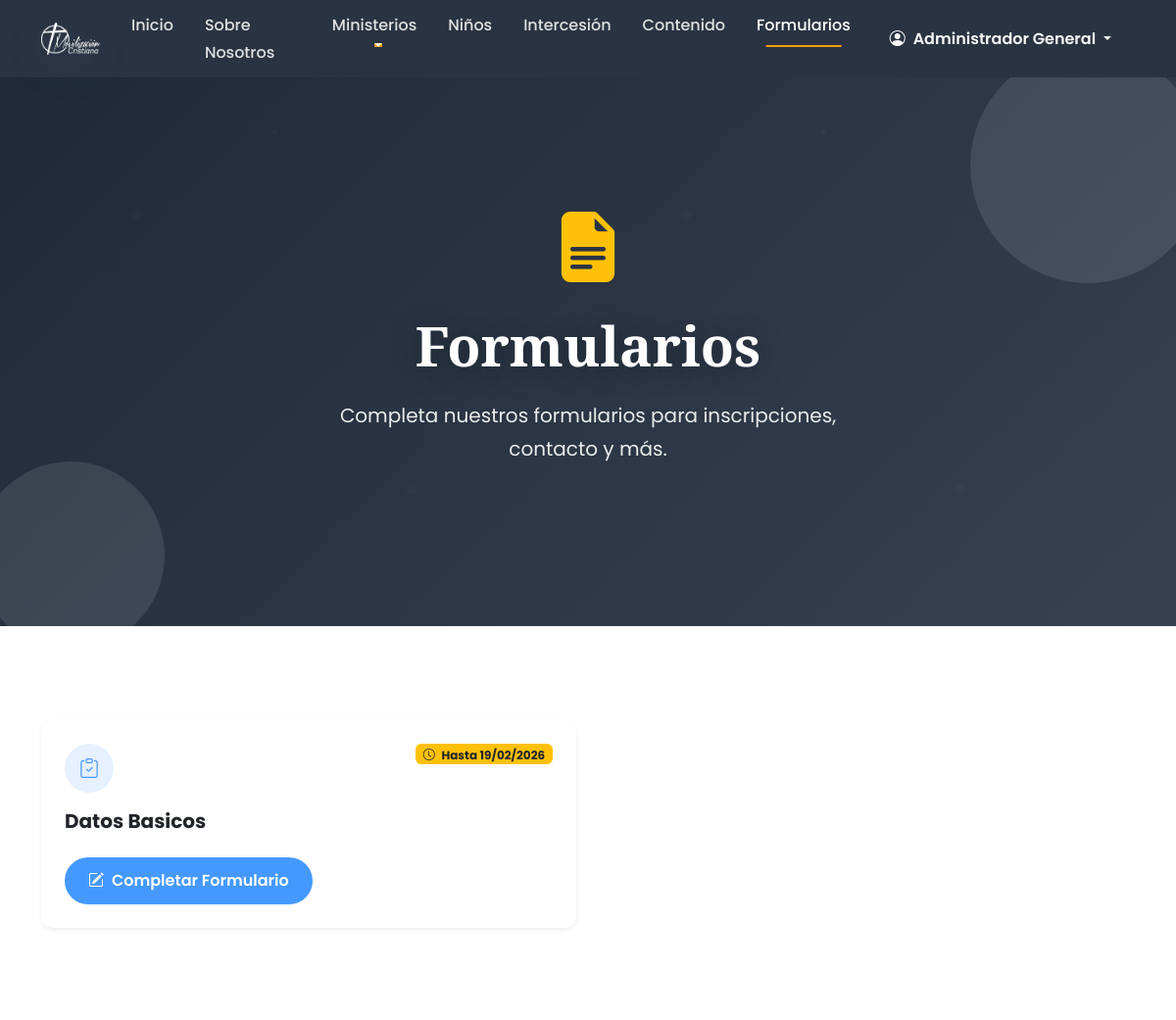
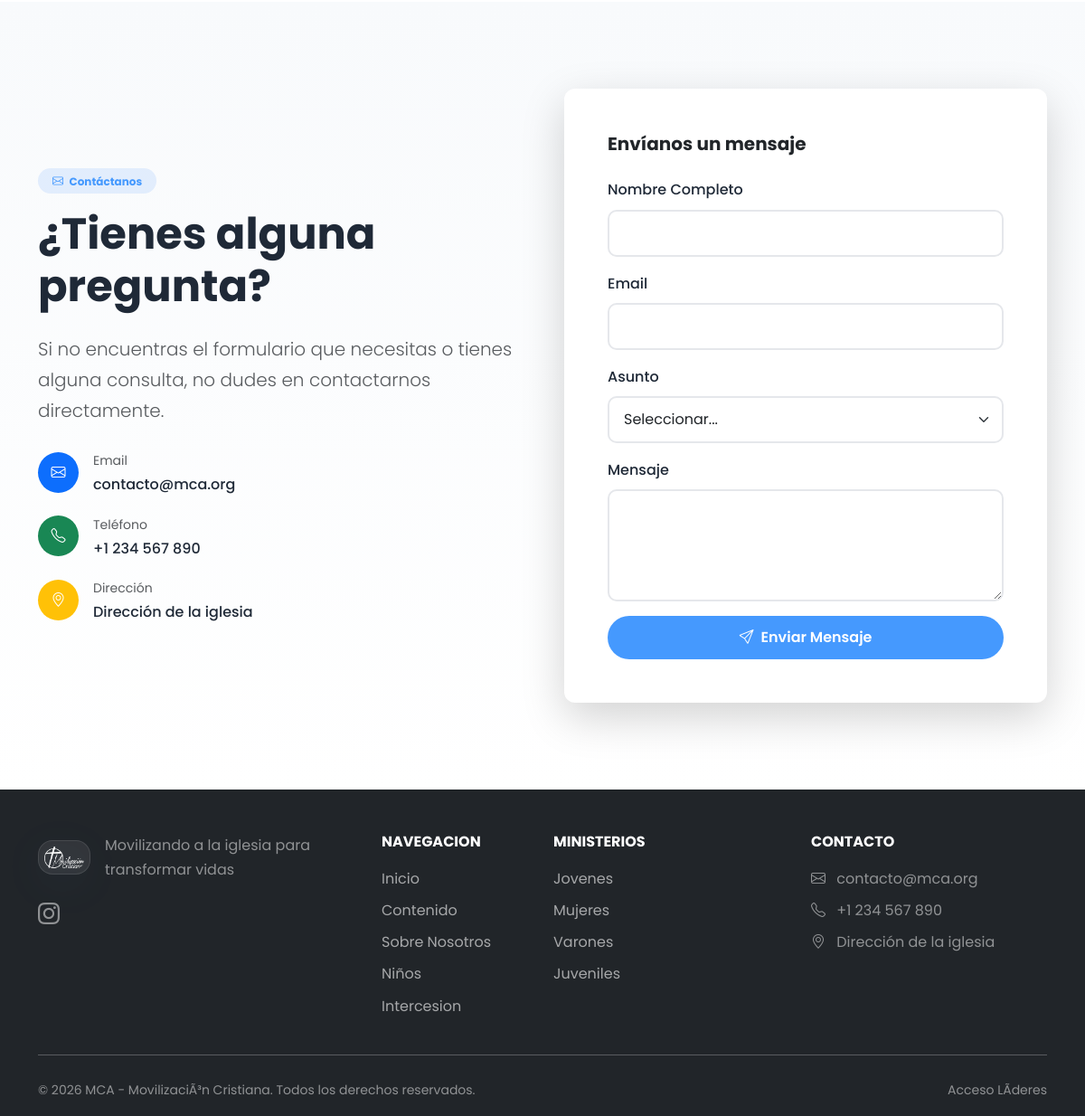
The app's page /MCA/formularios.php (signed in) with its own data (2 pictures, top to bottom).
### tables this page shows
CREATE TABLE `users` (
  `id` int(11) NOT NULL,
  `username` varchar(50) NOT NULL,
  `email` varchar(100) NOT NULL,
  `password` varchar(255) NOT NULL,
  `full_name` varchar(100) NOT NULL,
  `phone` varchar(20) DEFAULT NULL,
  `role` enum('admin','supervisor','lider','consolidador','admin_jovenes','admin_mujeres','admin_varones','admin_juveniles','admin_niños','admin_intercesion','user') NOT NULL DEFAULT 'user',
  `is_active` tinyint(1) NOT NULL DEFAULT 1,
  `created_at` timestamp NOT NULL DEFAULT current_timestamp(),
  `updated_at` timestamp NOT NULL DEFAULT current_timestamp() ON UPDATE current_timestamp()
);

CREATE TABLE `formularios` (
  `id` int(11) NOT NULL,
  `titulo` varchar(255) NOT NULL,
  `descripcion` text DEFAULT NULL,
  `campos` text NOT NULL,
  `is_active` tinyint(1) NOT NULL DEFAULT 1,
  `created_at` timestamp NOT NULL DEFAULT current_timestamp(),
  `created_by` int(11) DEFAULT 1,
  `roles_permitidos` longtext DEFAULT json_array('all') CHECK (json_valid(`roles_permitidos`)),
  `es_publico` tinyint(1) DEFAULT 0,
  `esta_activo` tinyint(1) DEFAULT 1,
  `fecha_limite` date DEFAULT NULL
);

### MCA/includes/functions.php (called while the page is built, shortened)
<?php
function getCurrentUser() {
    if (isset($_SESSION['user_id'])) {
        try {
            $pdo = getConnection();
            $stmt = $pdo->prepare("SELECT * FROM users WHERE id = ? AND is_active = 1");
            $stmt->execute([$_SESSION['user_id']]);
            return $stmt->fetch();
        } catch (Exception $e) {
            return null;
        }
    }
    return null;
}
function getSetting($key, $default = '') {
    static $settings = null;
    if ($settings === null) {
        try {
            $pdo = getConnection();
            $stmt = $pdo->query("SELECT clave, valor FROM configuracion");
            $settings = [];
            while ($row = $stmt->fetch()) {
                $settings[$row['clave']] = $row['valor'];
            }
        } catch (Exception $e) {
            $settings = [];
        }
    }
    return $settings[$key] ?? $default;
}
function sanitize($input) {
    return htmlspecialchars(trim($input), ENT_QUOTES, 'UTF-8');
}
function formatDate($date, $format = 'd/m/Y') {
    return date($format, strtotime($date));
}

### MCA/formularios.php (the view, shortened to what this page needs)
<?php
require_once __DIR__ . '/includes/header.php';
$pdo = getConnection();
$sql = "SELECT * FROM formularios WHERE esta_activo = 1 ORDER BY created_at DESC";
$formularios = $pdo->query($sql)->fetchAll();
?>
<section class="hero-section text-white" style="min-height: 50vh; background: linear-gradient(135deg, #1f2937 0%, #374151 100%);">
    <div class="floating-shapes">
        <div class="shape"></div>
        <div class="shape"></div>
    </div>
    <div class="container">
        <div class="row align-items-center justify-content-center text-center" style="min-height: 50vh;">
            <div class="col-lg-8 hero-content" data-aos="fade-up">
                <div class="mb-4">
                    <i class="bi bi-file-earmark-text-fill display-2 text-warning"></i>
                </div>
                <h1 class="hero-title display-heading">Formularios</h1>
                <p class="hero-subtitle mx-auto">
                    Completa nuestros formularios para inscripciones, contacto y más.
                </p>
            </div>
        </div>
    </div>
</section>
<section class="py-5">
    <div class="container py-5">
        <?php if (!empty($formularios)): ?>
        <div class="row g-4">
            <?php foreach ($formularios as $form): ?>
            <div class="col-lg-6" data-aos="fade-up">
                <div class="card h-100 border-0 shadow-sm">
                    <div class="card-body p-4">
                        <div class="d-flex align-items-start justify-content-between mb-3">
                            <div class="rounded-circle bg-primary bg-opacity-10 d-flex align-items-center justify-content-center" style="width: 50px; height: 50px;">
                                <i class="bi bi-clipboard-check text-primary fs-5"></i>
                            </div>
                            <?php if ($form['fecha_limite']): ?>
                            <span class="badge bg-warning text-dark">
                                <i class="bi bi-clock me-1"></i>
                                Hasta <?= formatDate($form['fecha_limite']) ?>
                            </span>
                            <?php endif; ?>
                        </div>
                        <h5 class="fw-bold"><?= sanitize($form['titulo']) ?></h5>
                        <button type="button" class="btn btn-primary" data-bs-toggle="modal" data-bs-target="#formModal<?= $form['id'] ?>">
                            <i class="bi bi-pencil-square me-2"></i>Completar Formulario
                        </button>
                    </div>
                </div>
            </div>
            <?php endforeach; ?>
        </div>
        <?php endif; ?>
    </div>
</section>
<section class="py-5 bg-light-gradient">
    <div class="container py-5">
        <div class="row align-items-center g-5">
            <div class="col-lg-6" data-aos="fade-right">
                <span class="badge bg-primary bg-opacity-10 text-primary mb-3 px-3 py-2 rounded-pill">
                    <i class="bi bi-envelope me-1"></i> Contáctanos
                </span>
                <h2 class="display-5 fw-bold mb-4">¿Tienes alguna pregunta?</h2>
                <p class="lead text-muted mb-4">
                    Si no encuentras el formulario que necesitas o tienes alguna consulta,
                    no dudes en contactarnos directamente.
                </p>
                <div class="d-flex align-items-center mb-3">
                    <div class="rounded-circle bg-primary d-flex align-items-center justify-content-center me-3" style="width: 45px; height: 45px;">
                        <i class="bi bi-envelope text-white"></i>
                    </div>
                    <div>
                        <small class="text-muted">Email</small>
                        <p class="mb-0 fw-medium"><?= getSetting('site_email', 'contacto@mca.org') ?></p>
                    </div>
                </div>
                <div class="d-flex align-items-center mb-3">
                    <div class="rounded-circle bg-success d-flex align-items-center justify-content-center me-3" style="width: 45px; height: 45px;">
                        <i class="bi bi-telephone text-white"></i>
                    </div>
                    <div>
                        <small class="text-muted">Teléfono</small>
                        <p class="mb-0 fw-medium"><?= getSetting('site_phone', '+56 9 1234 5678') ?></p>
                    </div>
                </div>
                <div class="d-flex align-items-center">
                    <div class="rounded-circle bg-warning d-flex align-items-center justify-content-center me-3" style="width: 45px; height: 45px;">
                        <i class="bi bi-geo-alt text-white"></i>
                    </div>
                    <div>
                        <small class="text-muted">Dirección</small>
                        <p class="mb-0 fw-medium"><?= getSetting('site_address', 'Santiago, Chile') ?></p>
                    </div>
                </div>
            </div>
            <div class="col-lg-6" data-aos="fade-left">
                <div class="card border-0 shadow-lg">
                    <div class="card-body p-5">
                        <h5 class="fw-bold mb-4">Envíanos un mensaje</h5>
                        <form action="" method="POST">
                            <div class="mb-3">
                                <label class="form-label">Nombre Completo</label>
                                <input type="text" name="nombre" class="form-control" required>
                            </div>
                            <div class="mb-3">
                                <label class="form-label">Email</label>
                                <input type="email" name="email" class="form-control" required>
                            </div>
                            <div class="mb-3">
                                <label class="form-label">Asunto</label>
                                <select name="asunto" class="form-select" required>
                                    <option value="">Seleccionar...</option>
                                </select>
                            </div>
                            <div class="mb-3">
                                <label class="form-label">Mensaje</label>
                                <textarea name="mensaje" class="form-control" rows="4" required></textarea>
                            </div>
                            <button type="submit" class="btn btn-primary w-100">
                                <i class="bi bi-send me-2"></i>Enviar Mensaje
                            </button>
                        </form>
                    </div>
                </div>
            </div>
        </div>
    </div>
</section>
<?php require_once __DIR__ . '/includes/footer.php'; ?>

### MCA/includes/header.php (shortened to what this page needs)
<?php
require_once __DIR__ . '/functions.php';
$currentUser = getCurrentUser();
$currentPage = basename($_SERVER['PHP_SELF'], '.php');
?>
<!DOCTYPE html>
<html lang="es">
<head>
    <title><?= isset($pageTitle) ? $pageTitle . ' | ' : '' ?><?= getSetting('site_name', 'MCA - Movilización Cristiana') ?></title>
    <link href="https://cdn.jsdelivr.net/npm/bootstrap@5.3.2/dist/css/bootstrap.min.css" rel="stylesheet">
    <link href="https://cdn.jsdelivr.net/npm/bootstrap-icons@1.11.1/font/bootstrap-icons.css" rel="stylesheet">
    <link href="https://unpkg.com/aos@2.3.1/dist/aos.css" rel="stylesheet">
    <link href="<?= BASE_URL ?>/public/css/diseño.css" rel="stylesheet">
</head>
<body>
    <nav class="navbar navbar-expand-lg navbar-dark sticky-top" id="mainNav">
        <div class="container">
            <a class="navbar-brand fw-bold" href="<?= BASE_URL ?>">
                <img src="<?= BASE_URL ?>/uploads/logos/logomca.png" alt="Logo MCA" class="site-logo navbar-logo" style="width: 60px; height: 70px; max-width: none;">
            </a>
            <div class="collapse navbar-collapse" id="navbarNav">
                <ul class="navbar-nav mx-auto">
                    <li class="nav-item">
                        <a class="nav-link <?= $currentPage === 'index' ? 'active' : '' ?>" href="<?= BASE_URL ?>">Inicio</a>
                    </li>
                    <li class="nav-item">
                        <a class="nav-link <?= $currentPage === 'nosotros' ? 'active' : '' ?>" href="<?= BASE_URL ?>/nosotros.php">Sobre Nosotros</a>
                    </li>
                    <li class="nav-item dropdown">
                        <a class="nav-link dropdown-toggle <?= in_array($currentPage, ['jovenes', 'mujeres', 'varones', 'juveniles']) ? 'active' : '' ?>" href="#" role="button" data-bs-toggle="dropdown">
                            Ministerios
                        </a>
                    </li>
                    <li class="nav-item">
                        <a class="nav-link <?= $currentPage === 'niños' ? 'active' : '' ?>" href="<?= BASE_URL ?>/niños.php">Niños</a>
                    </li>
                    <li class="nav-item">
                        <a class="nav-link <?= $currentPage === 'intercesion' ? 'active' : '' ?>" href="<?= BASE_URL ?>/intercesion.php">Intercesión</a>
                    </li>
                    <li class="nav-item">
                        <a class="nav-link" href="#contenido">Contenido</a>
                    </li>
                    <?php if ($currentUser && in_array($currentUser['role'], ['admin', 'supervisor', 'lider'])): ?>
                    <li class="nav-item">
                        <a class="nav-link <?= $currentPage === 'formularios' ? 'active' : '' ?>" href="<?= BASE_URL ?>/formularios.php">Formularios</a>
                    </li>
                    <?php endif; ?>
                </ul>
                <div class="d-flex align-items-center">
                    <?php if ($currentUser): ?>
                        <div class="dropdown">
                            <button class="btn btn-outline-light rounded-pill dropdown-toggle" type="button" data-bs-toggle="dropdown">
                                <i class="bi bi-person-circle me-1"></i>
                                <?= sanitize($currentUser['full_name']) ?>
                            </button>
                        </div>
                    <?php else: ?>
                        <a href="<?= BASE_URL ?>/login.php" class="btn btn-outline-light rounded-pill me-2">
                            <i class="bi bi-box-arrow-in-right me-1"></i>Ingresar
                        </a>
                    <?php endif; ?>
                </div>
            </div>
        </div>
    </nav>

### records on screen
users: full_name "Administrador General"
formularios: fecha_limite "19/02/2026", titulo "Datos Basicos"

### other values on screen
getSetting('site_email', 'contacto@mca.org') "contacto@mca.org"
getSetting('site_phone', '+56 9 1234 5678') "+1 234 567 890"
getSetting('site_address', 'Santiago, Chile') "Dirección de la iglesia"
